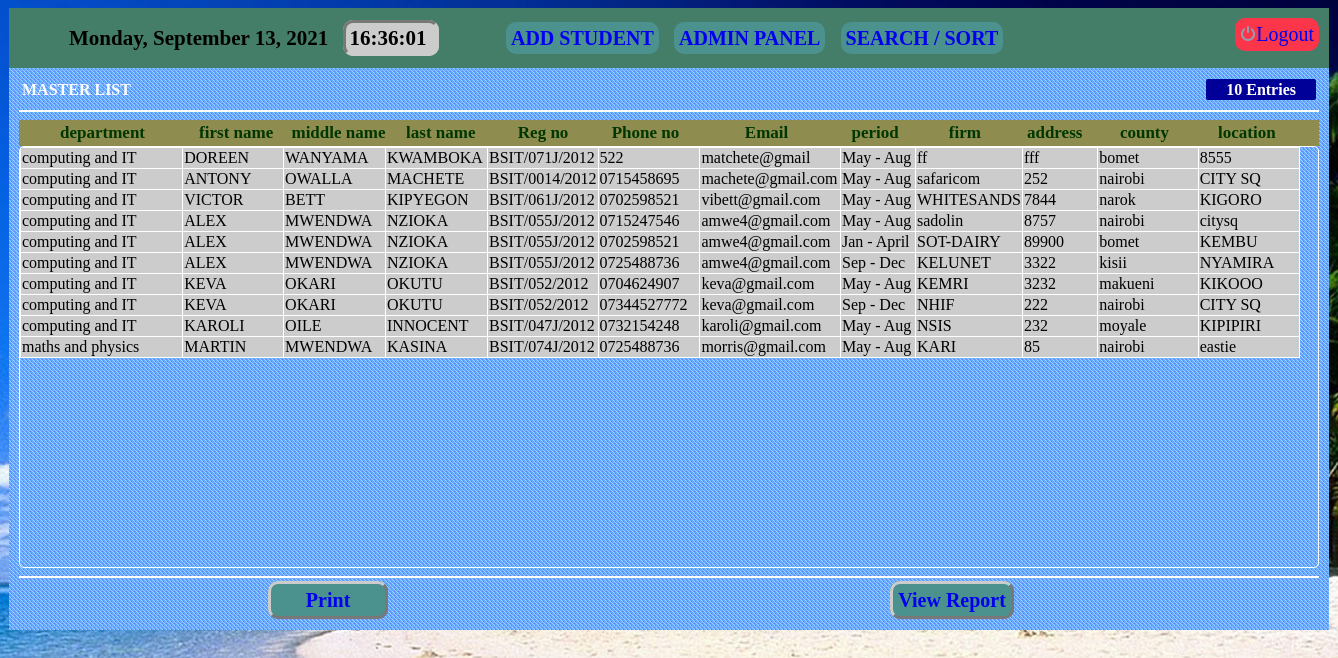
The app's page /admin_panel.php (signed in) with its own data.
### tables this page shows
CREATE TABLE IF NOT EXISTS `main` (
  `id` int(10) NOT NULL AUTO_INCREMENT,
  `dept` varchar(40) NOT NULL,
  `fname` varchar(20) NOT NULL,
  `mname` varchar(20) NOT NULL,
  `lname` varchar(20) NOT NULL,
  `regno` varchar(20) NOT NULL,
  `phone` varchar(20) NOT NULL,
  `email` varchar(20) NOT NULL,
  `period` varchar(15) NOT NULL,
  `firm_name` varchar(20) NOT NULL,
  `firm_address` varchar(15) NOT NULL,
  `county` varchar(15) NOT NULL,
  `location` varchar(25) NOT NULL,
  `letter` varchar(30) NOT NULL,
  PRIMARY KEY (`id`)
);

### admin_panel.php (the view, shortened to what this page needs)
<!DOCTYPE html>
<head>
<link href="css/style.css" rel="stylesheet" type="text/css"/>
<?php include'header_local_admin.php'; ?>
</head>
<body onLoad=startTime()>
<div id="admin_wrapper">
  <?php
  $link = mysqli_connect("localhost", "root", "", "industrial_attachment_db") or die($link);
  $qry = mysqli_query( $link ,"select * from main");
  $rw = mysqli_num_rows($qry);
   ?>
  <table  width="1300px">
  <tr style="color:#FFF; font-weight:bold; font-family:'Times New Roman', Times, serif;">
    <td  align="left">MASTER LIST</td>
     <td  align="right"><b style="background:#009; padding:2px 20px 2px 20px; border-radius:2px;"><?php
	  echo $rw ?> Entries </b></td>
  </tr>
  </table>
  <hr color="#FFFFFF">
  <div class="admin_table">
   <table  width="1280px">
     <tr>
   <th  width="13%">department</th>
   <th  width="8%">first name</th>
   <th  width="8%">middle name</th>
   <th  width="8%">last name</th>
   <th  width="8%">Reg no</th>
   <th  width="8%">Phone no</th>
   <th  width="11%">Email</th>
   <th  width="6%">period</th>
   <th  width="8%">firm </th>
   <th  width="6%">address</th>
   <th  width="8%">county</th>
   <th  width="8%">location</th>
     </tr>
   </table>
  </div>
   <div class="table_scroll">
   <table  width="1280px" border="1px" style="border:#FFF; border-collapse:collapse; border-width:thin; background:#CCC; ">
   <?php
     $link = mysqli_connect("localhost", "root", "", "industrial_attachment_db") or die($link);
 $query_view = "select * from main";
 $result_view =mysqli_query(  $link , $query_view) or die (mysqli_error($link));
 while($rows = mysqli_fetch_array($result_view) and $rows['period']!==""){
	 ?>
     <tr>
     <td width="13%"><?php echo $rows['dept']; ?></td>
     <td width="8%"><?php echo $rows['fname']; ?></td>
     <td  width="8%"><?php echo $rows['mname']; ?></td>
     <td  width="8%"><?php echo $rows['lname']; ?></td>
     <td  width="8%"><?php echo $rows['regno']; ?></td>
     <td  width="8%"><?php echo $rows['phone']; ?></td>
     <td  width="11%"><?php echo $rows['email']; ?></td>
     <td  width="6%"><?php echo $rows['period']; ?></td>
     <td  width="8%"><?php echo $rows['firm_name']; ?></td>
     <td  width="6%"><?php echo $rows['firm_address']; ?></td>
     <td  width="8%"><?php echo $rows['county']; ?></td>
     <td  width="8%"><?php echo $rows['location']; ?></td>
     </tr>
     <?php
	 }
 ?>
   </table>
  </div>
<hr color="#FFFFFF">
<table width="1250px">
<tr>
<td align="center">
<a href="#" class="buttonlink">&nbsp;&nbsp;&nbsp;&nbsp;&nbsp;&nbsp;Print&nbsp;&nbsp;&nbsp;&nbsp;&nbsp;&nbsp;</a>
</td>
<td align="center">
<a href="reports/generate-pdf.php" target="_blank" rel="download" class="buttonlink">View Report</a>
</td>
</tr>
</table>
</div>
</body>
</html>

### header_local_admin.php (shortened to what this page needs)
<?php
$link = mysqli_connect("localhost", "root", "", "industrial_attachment_db") or die($link);
 $query_view = "select * from user_details";
 $result_view =mysqli_query($link , $query_view) or die (mysqli_error($link));
 $rows = mysqli_fetch_array($result_view);
 ?>
  <head>
<link href="css/style.css" rel="stylesheet" type="text/css"/>
</head>
<div id="header">
   <div id="leftside">
    <ul>
  <li>
  </li>
  <li>
  </li>
   <li id="txt">
  </li>
  <li>
  </li>
  <li>
   <a href="add_users.php?action=add&id=<?php echo $rows["id"]; ?>" class="button_home"> ADD STUDENT</a>
  </li>
  <li>
   <a href="admin_panel.php" class="button_home"> ADMIN PANEL</a>
  </li>
  <li>
   <a href="search_and_display.php" class="button_home"> SEARCH / SORT</a>
  </li>
</ul>
</div>
<div id="logout">
<a href="logout.php"><img src="images/menu-logoff.png"/>Logout</a>
</div>
</div>

### css/style.css (style rules this page uses)
body { background:url(../images/bac.jpg); }
#admin_wrapper { width:1300px; height:auto; margin:auto; background:url(../images/back_content_ark.gif); padding:10px 10px 15px 10px; }
.buttonlink { width:100px; font-size:20px; font-weight:bold; padding:5px; border-radius:10px; background:#4B928F; text-decoration:none; border:outset; border-color:#CCC; }
.table_scroll { height:420px; overflow:auto; border-style:solid; border-width:thin; border-collapse:collapse; border-color:#FFF; border-radius:5px; }
.table_scroll td { border-color:#FFF; }
.admin_table { background:#8E8D4F; width:1300px; float:left; }
.admin_table th { font-size:17px; color:#003700; }
#header { width:1300px; background:#447D68; margin:auto; clear:both; height:50px; padding:0px 10px 10px 10px; }
#leftside { float:left; width:1200px; }
#leftside ul li { display:inline; list-style:none; font-weight:bold; padding-right:10px; font-size:21px; }
#txt { padding:3px; background:#CCC; border-radius:10px; border-style:inset; border-color:#CCC; width:120px; }
#logout { float:right; width:auto; height:auto; font-size:20px; background:#FC364A; border-radius:10px; padding:5px; margin-top:10px; }
#logout a { text-decoration:none; }
.button_home { width:100px; font-size:20px; font-weight:bold; padding:5px; border-radius:10px; background:#4B928F; text-decoration:none; }

### records on screen
main: dept "computing and IT", fname "DOREEN", mname "WANYAMA", lname "KWAMBOKA", regno "BSIT/071J/2012", phone "522", email "matchete@gmail", period "May - Aug", firm_name "ff", firm_address "fff", county "bomet", location "8555"
main: dept "computing and IT", fname "ANTONY", mname "OWALLA", lname "MACHETE", regno "BSIT/0014/2012", phone "0715458695", email "machete@gmail.com", period "May - Aug", firm_name "safaricom", firm_address "252", county "nairobi", location "CITY SQ"
main: dept "computing and IT", fname "VICTOR", mname "BETT", lname "KIPYEGON", regno "BSIT/061J/2012", phone "0702598521", email "vibett@gmail.com", period "May - Aug", firm_name "WHITESANDS", firm_address "7844", county "narok", location "KIGORO"
main: dept "computing and IT", fname "ALEX", mname "MWENDWA", lname "NZIOKA", regno "BSIT/055J/2012", phone "0715247546", email "amwe4@gmail.com", period "May - Aug", firm_name "sadolin", firm_address "8757", county "nairobi", location "citysq"
main: dept "computing and IT", fname "ALEX", mname "MWENDWA", lname "NZIOKA", regno "BSIT/055J/2012", phone "0702598521", email "amwe4@gmail.com", period "Jan - April", firm_name "SOT-DAIRY", firm_address "89900", county "bomet", location "KEMBU"
main: dept "computing and IT", fname "ALEX", mname "MWENDWA", lname "NZIOKA", regno "BSIT/055J/2012", phone "0725488736", email "amwe4@gmail.com", period "Sep - Dec", firm_name "KELUNET", firm_address "3322", county "kisii", location "NYAMIRA"
main: dept "computing and IT", fname "KEVA", mname "OKARI", lname "OKUTU", regno "BSIT/052/2012", phone "0704624907", email "keva@gmail.com", period "May - Aug", firm_name "KEMRI", firm_address "3232", county "makueni", location "KIKOOO"
main: dept "computing and IT", fname "KEVA", mname "OKARI", lname "OKUTU", regno "BSIT/052/2012", phone "07344527772", email "keva@gmail.com", period "Sep - Dec", firm_name "NHIF", firm_address "222", county "nairobi", location "CITY SQ"
main: dept "computing and IT", fname "KAROLI", mname "OILE", lname "INNOCENT", regno "BSIT/047J/2012", phone "0732154248", email "karoli@gmail.com", period "May - Aug", firm_name "NSIS", firm_address "232", county "moyale", location "KIPIPIRI"
main: dept "maths and physics", fname "MARTIN", mname "MWENDWA", lname "KASINA", regno "BSIT/074J/2012", phone "0725488736", email "morris@gmail.com", period "May - Aug", firm_name "KARI", firm_address "85", county "nairobi", location "eastie"

### other values on screen
$rw "10"
